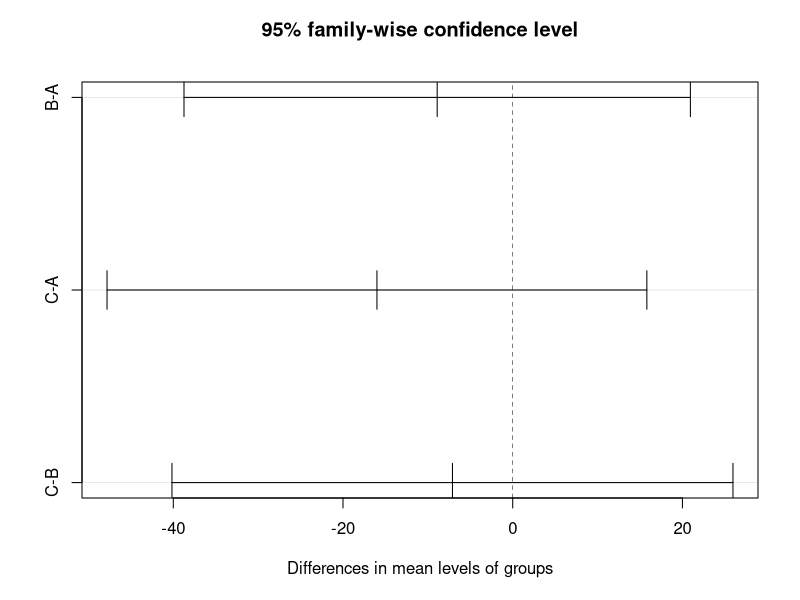
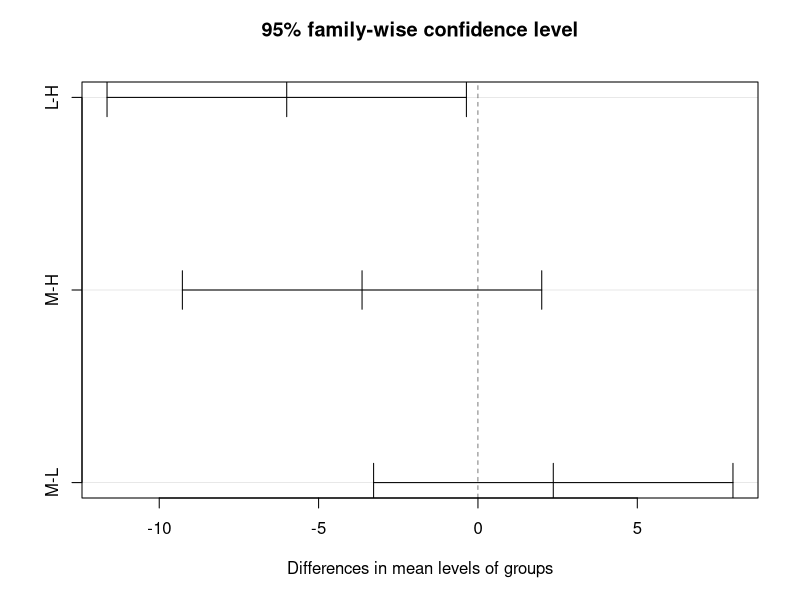
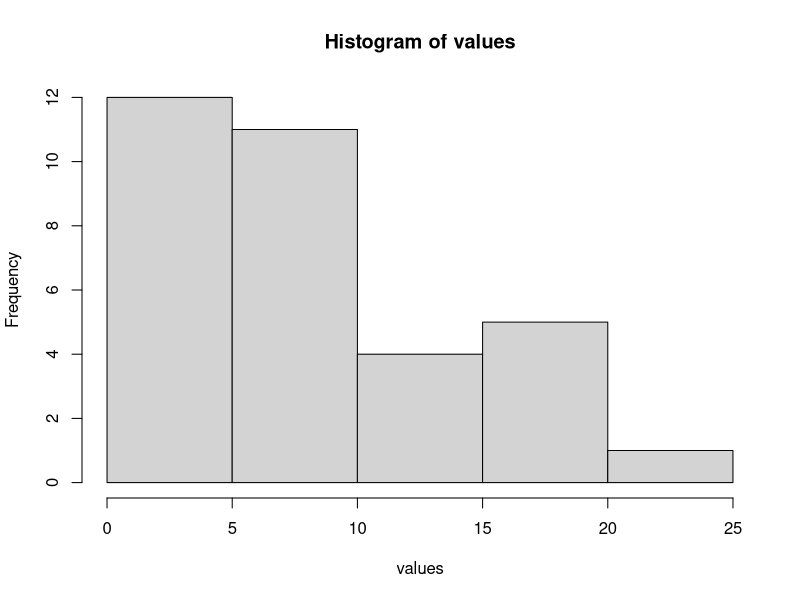
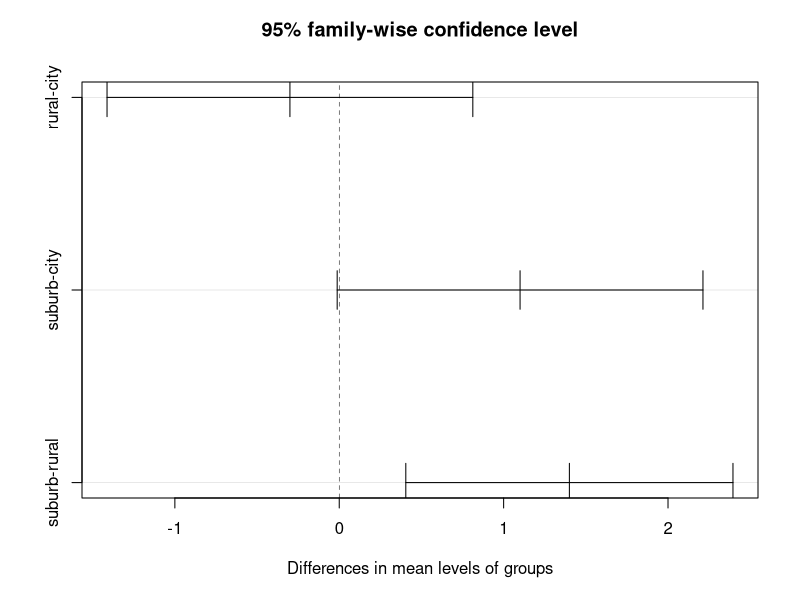

Generate these figures, in order, with R:

### Solved Exercises
## Ex1
library(MASS)
library(reshape2)

c1 <- mvrnorm(15,mu = 30,Sigma = 20*20,empirical = TRUE)
c2 <- mvrnorm(15,mu = 40,Sigma = 10*10,empirical = TRUE)
c3 <- mvrnorm(20,mu = 20,Sigma = 10*10,empirical = TRUE)
c4 <- mvrnorm(20,mu = 20,Sigma = 20*20,empirical = TRUE)

values <- c(c1,c2,c3,c4)
groups <- c(rep("c1",15),rep("c2",15),rep("c3",20),rep("c4",20))

df <- data.frame(values,groups)

m <- aov(values~groups,data = df)
m
summary(m)

qf(0.95,df1 = 3,df2 = 66)


## Ex2

n <- 48
k <- 6
df1 <- k-1
df2 <- n - k
std <- 50
BSS <- 25000

TSS <- std^2 * (n-1)
WSS <- TSS - BSS

F <- (BSS/df1) / (WSS/df2)  ## 2.743711
F.critical <- qf(0.95,df1,df2)  ## 2.437693

### F < F.critical, we fail to reject the null hypothesis that all means are equal


### Exercises
## EX2
n <- 50
k <- 5
WSS <- 2000
m.sq1 <- 116.3

df1 <- k - 1 
df2 <- n - k

BSS <- df1 * m.sq1
m.sq2 <- WSS/df2
TSS <- WSS + BSS

F <- m.sq1/m.sq2   ## 2.61675
F.critical <- qf(0.95,df1,df2)   ## 2.5787

## F > F.critical, we reject the null hypothesis that all means are equal


## Ex6

L <- c(5,7,9,11,13,8,10,34,17,50,17,25)
H <- c(25,24,8,2,11,10,10,66,113,1,3,5)
m1 <- mean(L)
m2 <- mean(H)
s1 <- var(L)
s2 <- var(H)

income <- c(L,H)
group <- c(rep("L",12),rep("H",12))
df <- data.frame(income,group)

F <- s1/s2
F.ratio <- df(0.9,df1 = 11,df2 = 11)

library(car)
leveneTest(income~group,data = df)

m <- aov(income~group, data = df)
m
summary(m)

kruskal.test(L,H)


### Ex9
library(MASS)
A <- mvrnorm(12,mu = 43.2,Sigma = 36.2^2,empirical = TRUE)
B <- mvrnorm(10,mu = 34.3,Sigma = 20.3^2,empirical = TRUE)
C <- mvrnorm(8,mu = 27.2,Sigma = 21.4^2,empirical = TRUE)
k <- 3
n <- 30

values <- c(A,B,C)
groups <- c(rep("A",12),rep("B",10),rep("C",8))
df <- data.frame(values,groups)
m <- aov(values~groups,data = df)
m
summary(m)
TukeyHSD(m)
plot(TukeyHSD(m))

### Ex 10
c1 <- c(23.1,13.3,15.6,1.2)
c2 <- c(43.1,10.2,16.2,0.2)
c3 <- c(56.5,32.1,43.3,24.4)
c4 <- c(10002.3,54.4,8.7,54.4)

values <- c(c1,c2,c3,c4)
groups <- c(rep("c1",4),rep("c2",4),rep("c3",4),rep("c4",4))

df <- data.frame(values,groups)

kruskal.test(values~groups,data = df)


### Ex 12
L <- c(5,4,1,2,3,10,6,6,4,12,11)
M <- c(10,10,8,6,5,3,16,20,7,3,2)
H <- c(8,11,15,19,21,7,7,4,3,17,18)

values <- c(L,M,H)
groups <- c(rep("L",11),rep("M",11),rep("H",11))
df <- data.frame(values,groups)

m <- aov(values~groups,data = df)
m
summary(m)
TukeyHSD(m)
plot(TukeyHSD(m))

library(car)
leveneTest(values~groups,data = df)

hist(values)
shapiro.test(values)

### Ex 13

city <- mvrnorm(10,mu = 1.5,Sigma = 1,empirical = TRUE)
suburb <- mvrnorm(15,mu = 2.6,Sigma = 1.1^2,empirical = TRUE)
rural <- mvrnorm(15,mu = 1.2,Sigma = 1.2^2,empirical = TRUE)

values <- c(city,suburb,rural)
groups <- c(rep("city",10),rep("suburb",15),rep("rural",15))
df <- data.frame(values,groups)

m <- aov(values~groups,data = df)
m
summary(m)
TukeyHSD(m)
plot(TukeyHSD(m))
